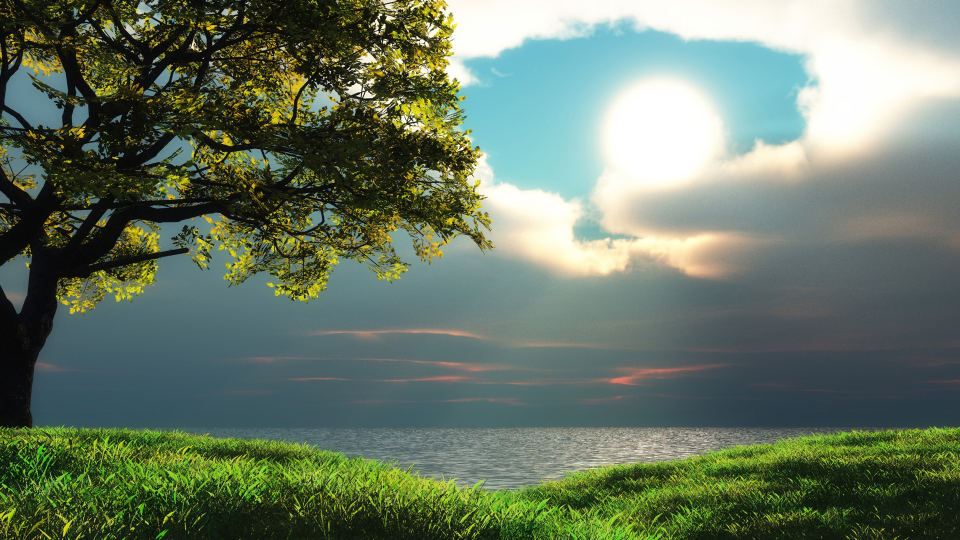
#> input picture Pics/Nature.jpg, 1920 x 1080 px (shown at 1/2 size)
$ python imagetransformations.py
#> lines starting #> are read from the running program, lines starting #| are printed output that depends on the picture
import cv2 as  cv
import numpy as  np

# Translation
# Rotation
# Flipping

nimg=cv.imread('Pics/Nature.jpg')
#> nimg is the input picture: shape (1080, 1920, 3); mean B, G, R 100.4, 119.6, 104.2


def resizeimage(nimg):
    width=int(nimg.shape[1]/2)
#> width = 960
    height=int(nimg.shape[0]/2)
#> height = 540
    dimensions=(width,height)
#> dimensions = (960, 540)
    return cv.resize(nimg,dimensions)
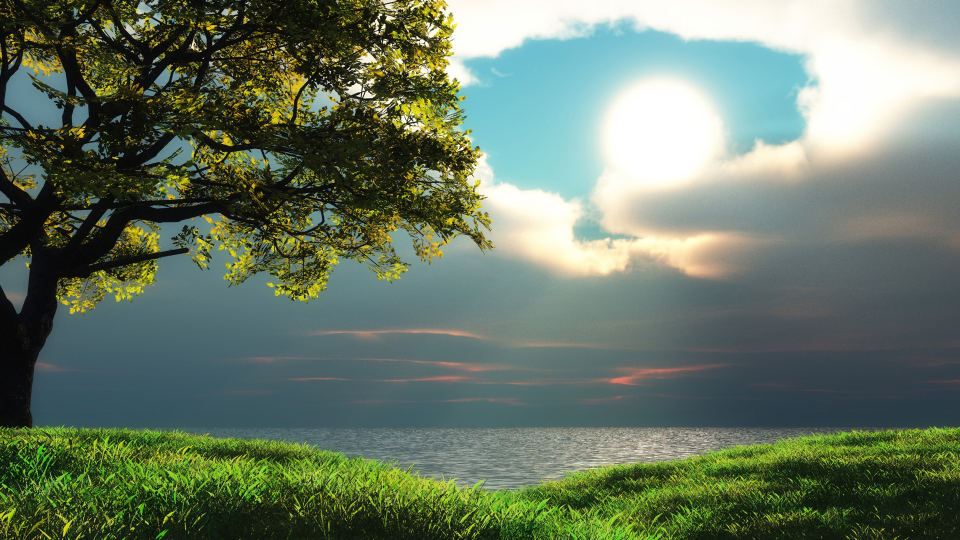
#> returned value: shape (540, 960, 3); mean of channels 0, 1, 2 100.5, 119.8, 104.3; drawn as B, G, R

reimg=resizeimage(nimg)
cv.imshow("nature",reimg)

# Translation

def translation(reimg,x,y):
    # create translation matrix
#> called with x = -100, y = 100
    transmat=np.float32([[1,0,x],[0,1,y]])
    dimensions=(reimg.shape[1],reimg.shape[0])
#> dimensions = (960, 540)
    # wrap affine takes image,its matrix and dimensions
    return cv.warpAffine(reimg,transmat,dimensions)
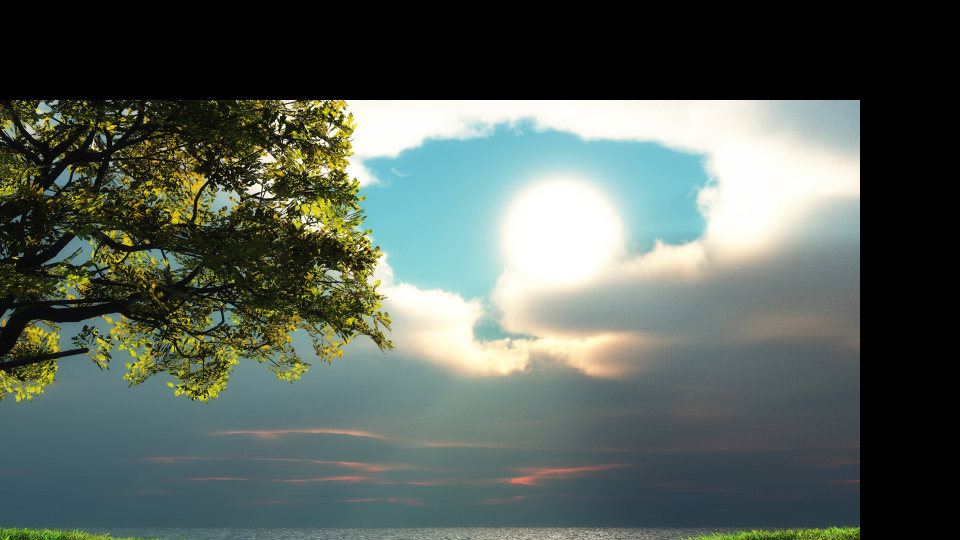
#> returned value: shape (540, 960, 3); mean of channels 0, 1, 2 88.6, 96.7, 86.4; drawn as B, G, R

# -x -->Left
# -y -->Up
# x -->Right
#y-->Down
# shift in x and y by 100 pixels
translatedimg=translation(reimg,-100,100)
cv.imshow("Transimg",translatedimg)


# Rotation
# rotpoint---point from where we are rotating
def rotation(reimg,angle):
#> called with angle = 45
    (height,width)=reimg.shape[:2]
#> height = 540; width = 960
    rotpoint=(width//2,height//2)
#> rotpoint = (480, 270)
    rotmat=cv.getRotationMatrix2D(rotpoint,angle,1.0)
    dimensions=(height,width)
#> dimensions = (540, 960)
    return cv.warpAffine(reimg,rotmat,dimensions)
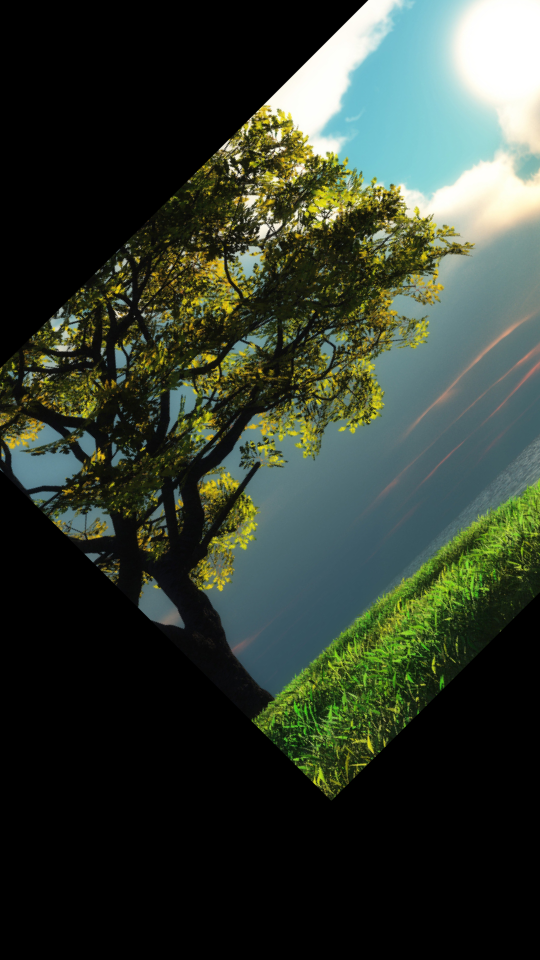
#> returned value: shape (960, 540, 3); mean of channels 0, 1, 2 49, 60.7, 51.5; drawn as B, G, R

rotatedimg=rotation(reimg,45)
# -45 == rotates clockwise
cv.imshow("Rotated image",rotatedimg)


# Flipping
# 0==flip vertically
# 1==flip horizantaly

flipimage=cv.flip(reimg,0)
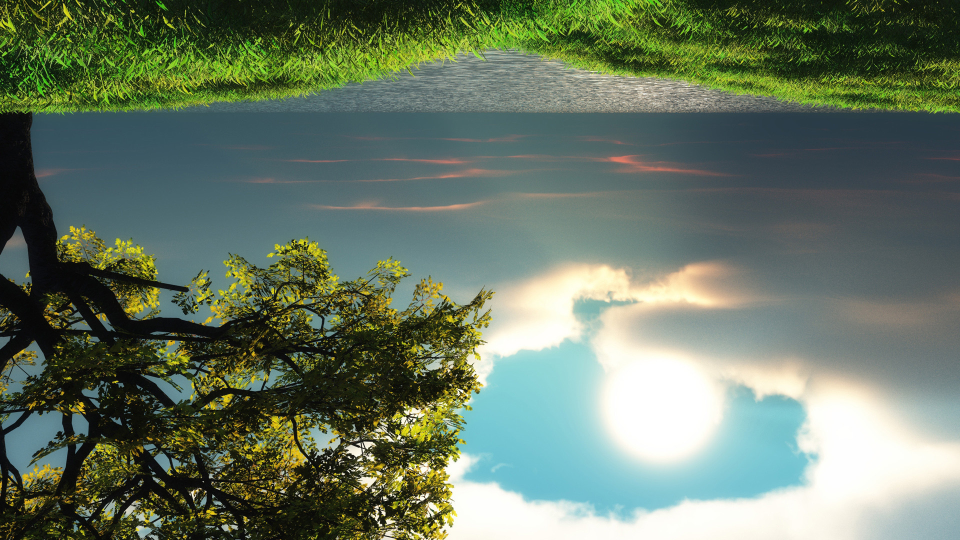
#> flipimage: shape (540, 960, 3); mean B, G, R 100.5, 119.8, 104.3
cv.imshow("Flipped",flipimage)
cv.waitKey(0)

$ run again, with Pics/Mountain.jpg copied over Pics/Nature.jpg
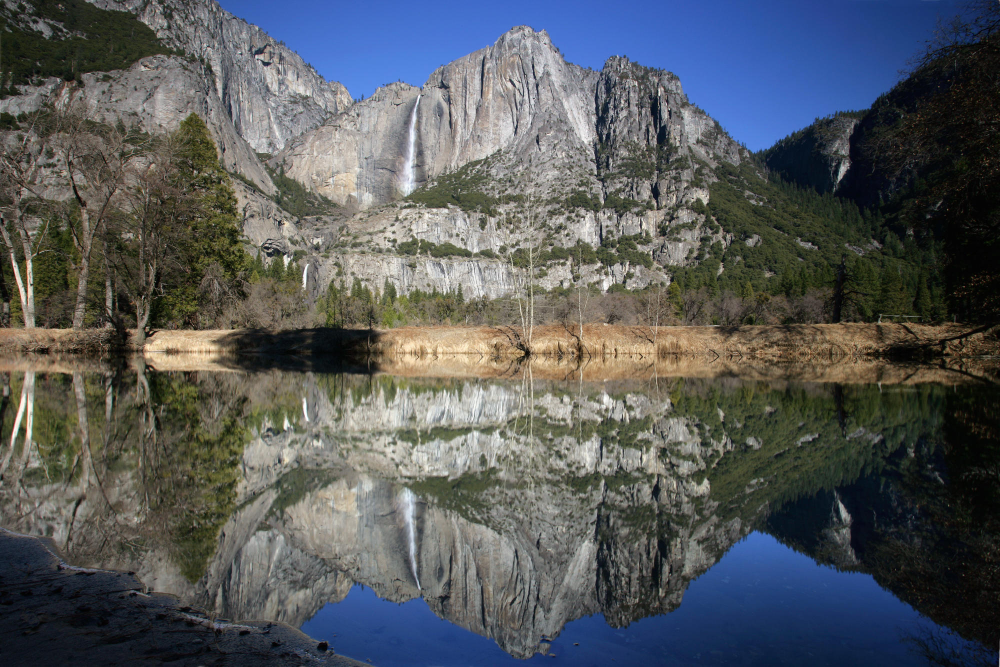
#> input picture Pics/Mountain.jpg, 2000 x 1333 px (shown at 1/2 size)
#> nimg is the input picture: shape (1333, 2000, 3); mean B, G, R 91.1, 88.8, 85.2
#> in rotation, `return cv.warpAffine(reimg,rotmat,dimensions)`:
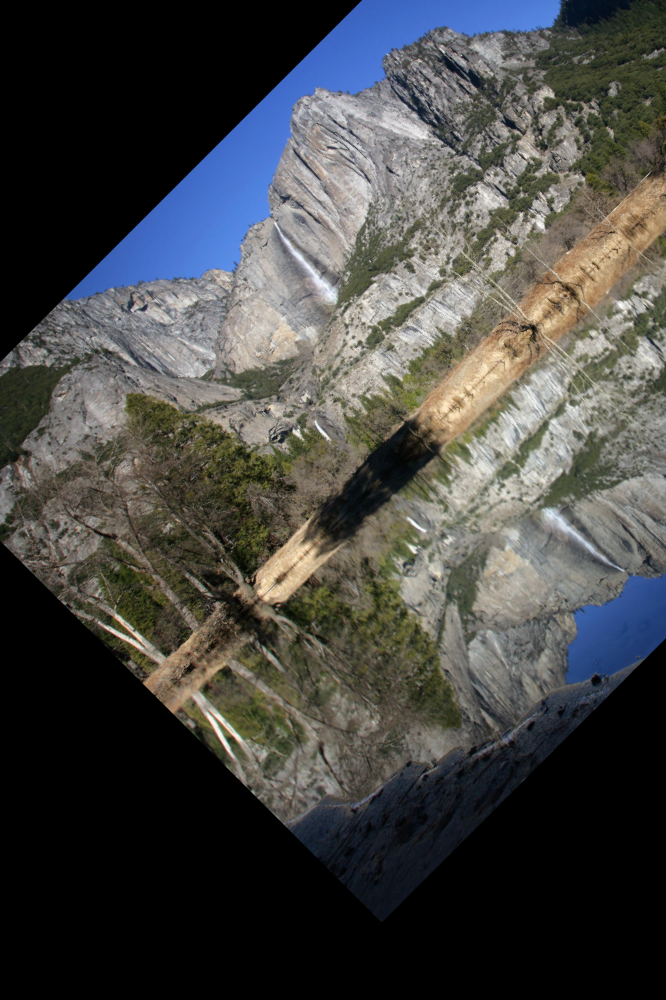
#> returned value: shape (1000, 666, 3); mean of channels 0, 1, 2 68, 69.8, 69.4; drawn as B, G, R
#> `flipimage=cv.flip(reimg,0)`:
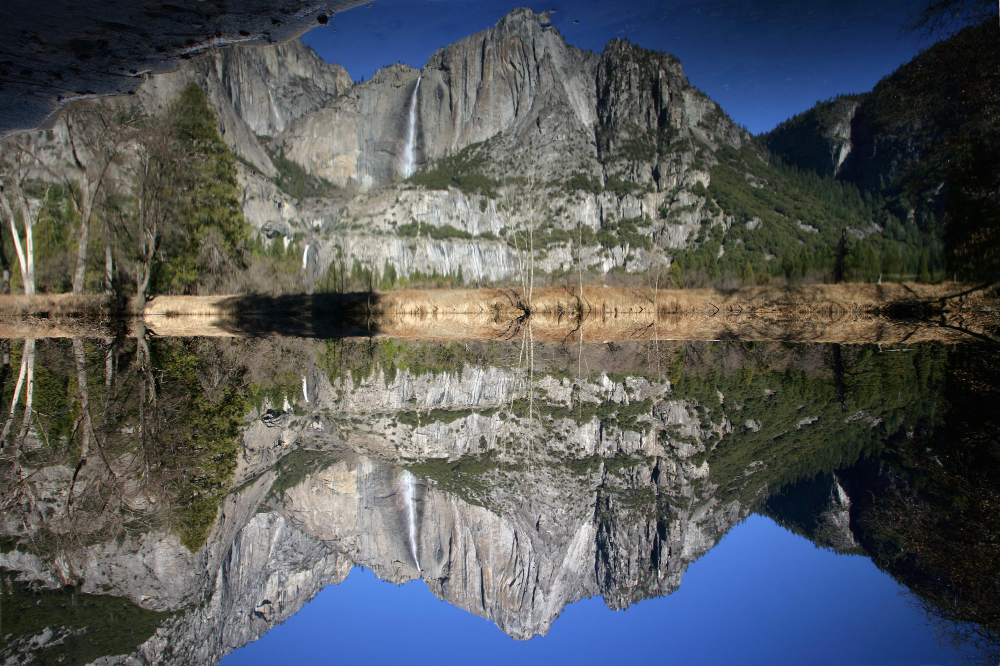
#> flipimage: shape (666, 1000, 3); mean B, G, R 91, 88.7, 85

$ run again, with Pics/flower2.jpg copied over Pics/Nature.jpg
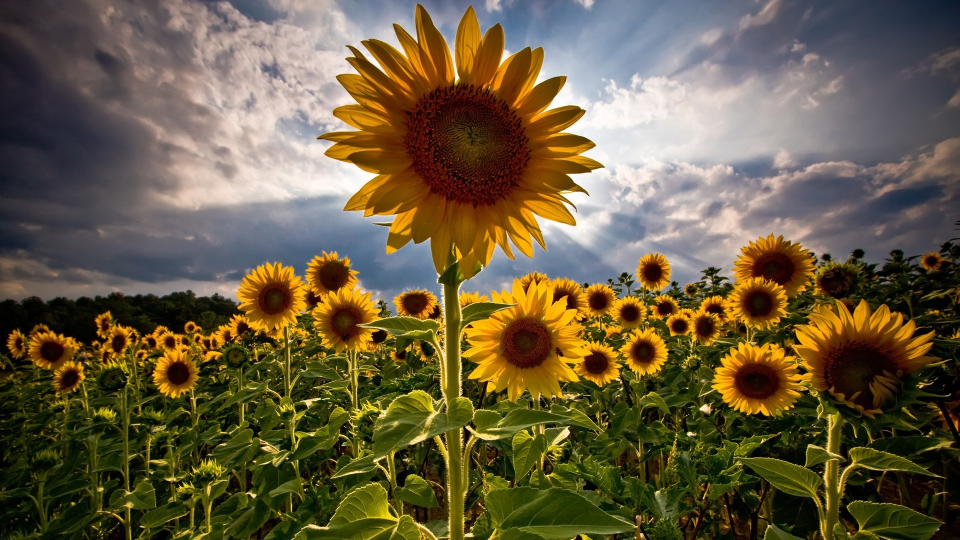
#> input picture Pics/flower2.jpg, 1920 x 1080 px (shown at 1/2 size)
#> nimg is the input picture: shape (1080, 1920, 3); mean B, G, R 63.4, 92.1, 104.7
#> in rotation, `return cv.warpAffine(reimg,rotmat,dimensions)`:
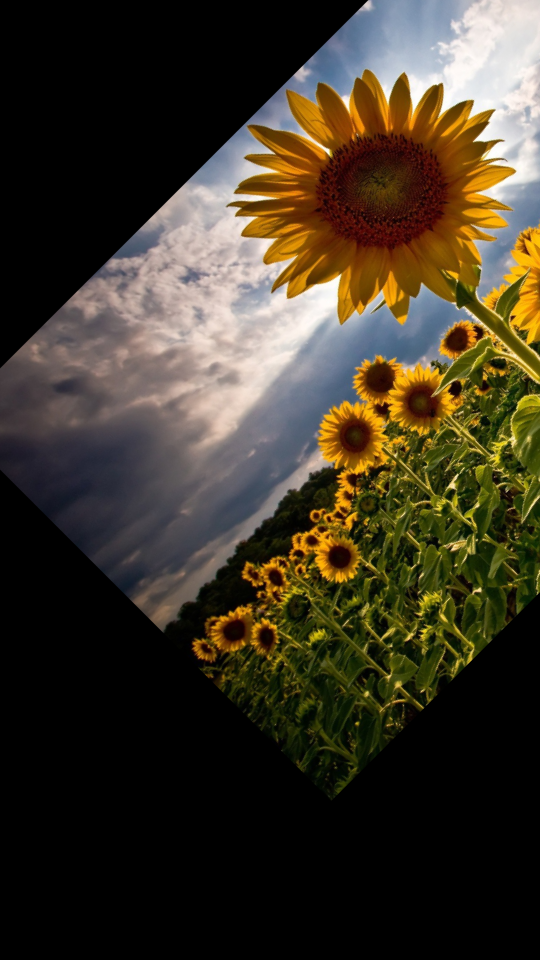
#> returned value: shape (960, 540, 3); mean of channels 0, 1, 2 39.7, 54.8, 62.8; drawn as B, G, R
#> `flipimage=cv.flip(reimg,0)`:
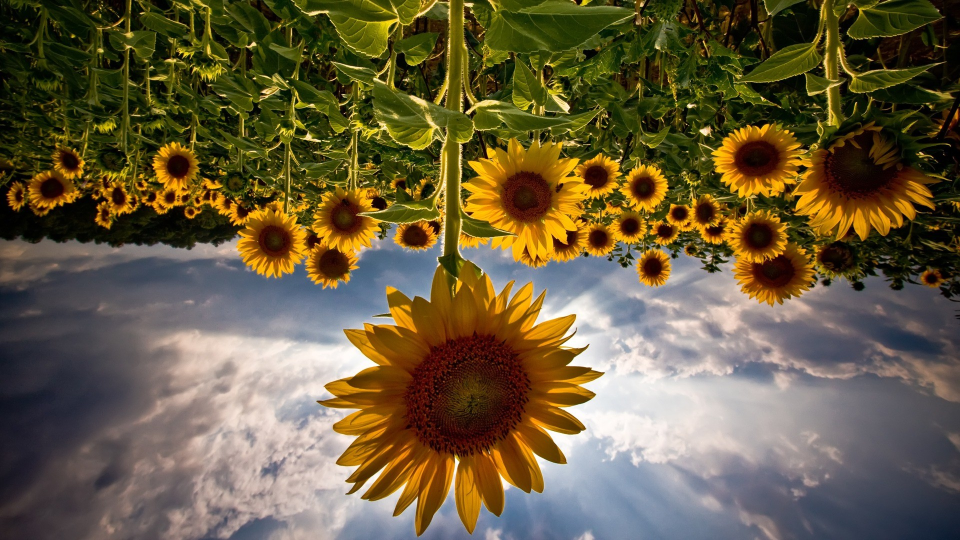
#> flipimage: shape (540, 960, 3); mean B, G, R 63.5, 92.3, 104.8
